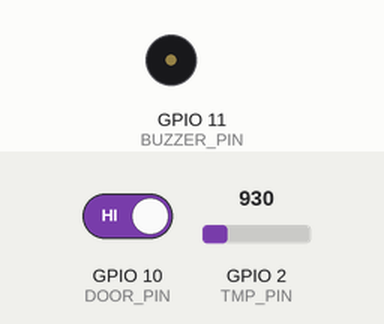
The sketch below on a simulated ESP32-S3. Shown: buzzer (waves = sounding, pin HIGH). The test bench sets the inputs (shaded band); at power-on: GPIO 10 (DOOR_PIN) HIGH, GPIO 2 (TMP_PIN) = 930 (analog values on the 0–4095 scale). WiFi joins after 1.5 s; servers stay silent unless stated; uploads are accepted with an empty reply; what the sketch prints to the serial monitor is not drawn.

Above: at 2.7 s.
2.8 s: GPIO 10 (DOOR_PIN) driven LOW
At 3.55 s:
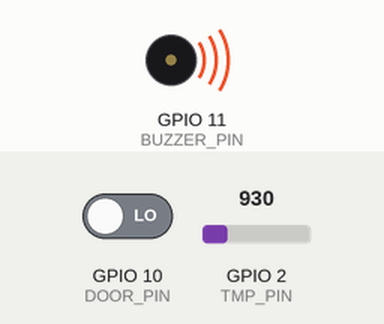
5.1 s: GPIO 10 (DOOR_PIN) driven HIGH
At 6.7 s:
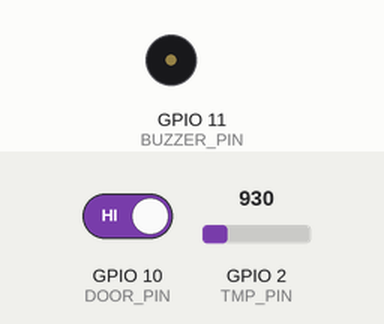
Timing chart, 0 to 8.2 s (numbered marks = the images above; inputs shaded):
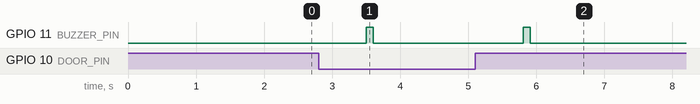

The sketch:

Nano.ino
```cpp
#include <WiFi.h>
#include <HTTPClient.h>

// —— Wi-Fi credentials ——
const char* SSID     = "WiFi-5808";
const char* PASSWORD = "14731976";

// —— Central web server ——
const char* SERVER_HOST = "192.168.1.119";
const uint16_t SERVER_PORT = 4000;
const char* POST_PATH     = "/data";

// —— Sensor pins on the Nano ——
#define DOOR_PIN    10    // reed switch → GPIO 10 (INPUT_PULLUP)
#define TMP_PIN      A1   // TMP36 analog input
#define BUZZER_PIN  11    // beeper on door‐state change

// Track last states so we only POST on changes
bool lastDoorOpen = false;
bool lastTempHigh = false;

void setup() {
  Serial.begin(115200);
  while (!Serial) {}

  pinMode(DOOR_PIN,   INPUT_PULLUP);
  pinMode(BUZZER_PIN, OUTPUT);
  analogReadResolution(12);  // 0–4095

  // Read initial door state
  lastDoorOpen = (digitalRead(DOOR_PIN) == HIGH);

  // Join your AP (locks the radio to that 2.4 GHz channel)
  Serial.print("[NANO] Joining WiFi “");
  Serial.print(SSID);
  Serial.println("”");
  WiFi.mode(WIFI_STA);
  WiFi.begin(SSID, PASSWORD);

  unsigned long t0 = millis();
  while (WiFi.status() != WL_CONNECTED && millis() - t0 < 5000) {
    Serial.print(".");
    delay(250);
  }
  Serial.println();
  if (WiFi.status() == WL_CONNECTED) {
    Serial.print("[NANO] WiFi OK, IP = ");
    Serial.println(WiFi.localIP());
  } else {
    Serial.println("[NANO] WiFi FAILED");
  }
}

void loop() {
  // 1) Read sensors
  bool doorOpen = (digitalRead(DOOR_PIN) == HIGH);

  int raw = analogRead(TMP_PIN);
  float voltage    = raw * (3.3f / 4095.0f);
  float temperature = (voltage - 0.5f) * 100.0f;
  bool tempHigh    = (temperature > 50.0f);

  // 2) If door toggles, or temp just crossed above 50 °C, POST
  if (doorOpen != lastDoorOpen || (tempHigh && !lastTempHigh)) {
    // Beep on door change
    if (doorOpen != lastDoorOpen) {
      Serial.printf("[NANO] Door %s → %s\n",
                    lastDoorOpen ? "OPEN" : "CLOSED",
                    doorOpen     ? "OPEN" : "CLOSED");
      digitalWrite(BUZZER_PIN, HIGH);
      delay(100);
      digitalWrite(BUZZER_PIN, LOW);
    }

    // Build JSON payload
    String body = String("{\"node\":\"nano1\",") +
                  "\"door_open\":"   + String(doorOpen?"true":"false") + "," +
                  "\"temperature\":" + String(temperature,1) +
                  "}";

    // POST to web server
    String url = String("http://") + SERVER_HOST + ":" + SERVER_PORT + POST_PATH;
    Serial.print("[NANO] POST ");
    Serial.println(url);
    Serial.print("[NANO] BODY ");
    Serial.println(body);

    HTTPClient http;
    http.begin(url);
    http.addHeader("Content-Type","application/json");
    int code = http.POST(body);
    Serial.printf("[NANO] HTTP code = %d\n", code);
    http.end();

    // Update trackers
    lastDoorOpen = doorOpen;
    lastTempHigh = tempHigh;
  }

  delay(1000);
}
```

Measured:
- after the input at 2.8 s, GPIO 11 (BUZZER_PIN): LOW → HIGH after 0.70 s, → LOW 0.10 s later
- after the input at 5.1 s, GPIO 11 (BUZZER_PIN): LOW → HIGH after 0.71 s, → LOW 0.10 s later
